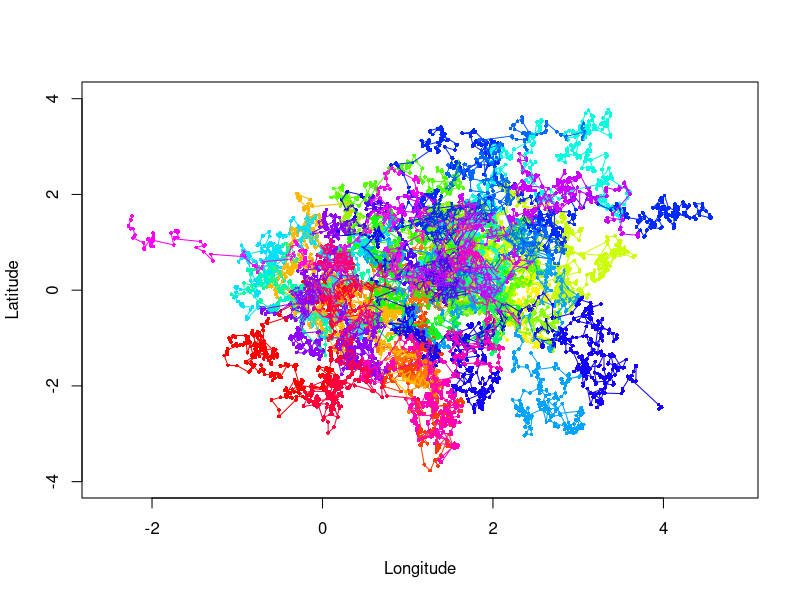

Recreate this plot in R.
###########################################################################################
###########################################################################################
#####                                                                                 #####
##### Create sample data for the PhysMove R Package                                   #####
##### Last updated: June 2023                                                         #####
#####                                                                                 #####
###########################################################################################
###########################################################################################

# Calculate random telemetry data where displacement lengths follow an exponential distribution,
# evidence of directed motion, and high intraspecific variation

# Set track parameters
n.tracks <- 25 # how many tracks do you want to make?
lambda <- 0.125 # exponential exponent for all tracks
distmin <- 2.5e-1 # minimum distance in km

# Turning angles (forward, backwards, and random angles must sum to 1)
directedforward <- 0.3 # percent of angles showing forward directed movement - this ends up being
# split into 330-360 and 0-30 degree angles below
directedbackward <- 0.3 # percent of angles showing backward directed movement
random <- 0.4 # percent of angles showing random movement

# Tagging location
set.seed(1)
startLatRange <- stats::runif(n.tracks,0,2) # random tagging location between 0-2 deg latitude
set.seed(2) # stop lat and long from having identical values
startLonRange <- stats::runif(n.tracks,0,2) # random tagging location between 0-2 deg longitude

#startLonRange <- startLatRange <- rep (0, n.tracks) # To experiment with all tags starting at (0,0)

# Tagging dates
set.seed(1)
dates <- sample(seq(as.POSIXct('2015-01-01 12:00:00'), as.POSIXct('2020-01-01 24:00:00'),
                    by="day"), n.tracks)

# Create dataframe
tracks <- data.frame("ref"=0,"lon"=startLonRange[1],"lat"=startLatRange[1],"day"=dates[1]) # initialize data frame

# Number of locations per track
set.seed(1)
samplesize <- floor(stats::runif(n.tracks,200,1000)) # how many locations is the track going to have
# default is: min 200 and max 1000

# Parameters needed to create location data
Radius <- 6371 # Earth Radius in km (displacements are in km)
rad <- 3.141592653589793/180 # Python has more digits of pi than R, so value pasted here instead of "pi"

# Create tracks with parameters set above
i=1
for (i in 1:n.tracks){ # for each track
  set.seed(1)

  r <- stats::runif(samplesize[i]-1,0,1) # create i displacements based on a uniform distribution between 0-1
  # exp_x <- r # If you want to folllow a uniform dist instead of an exponential 
  exp_x <- distmin-(1/lambda)*log(1-r) # convert displacements to an exponential distribution with an xmin

  # calculate angles
  set.seed(1)
  directedForwardAngle1 <- round(stats::runif((ceiling((directedforward/2)*samplesize[i])),330,360),2)
  set.seed(1)
  directedForwardAngle2 <- round(stats::runif((ceiling((directedforward/2)*samplesize[i])),0,30),2)
  set.seed(1)
  directedBackwardAngle <- round(stats::runif((ceiling((directedbackward)*samplesize[i])),150,210),2)
  set.seed(1)
  randomAngle <- stats::runif(ceiling((random*samplesize[i])),0,360)

  # combine angles in vector
  angles <- c(directedForwardAngle1,directedForwardAngle2,directedBackwardAngle,randomAngle)
  set.seed(1)
  # randomize the order of the angles, if  rounding during "calculate angles" caused too many angles
  # this will correct it
  angles <- sample(angles,samplesize[i])
  tracks <- rbind(tracks,c(data.frame("ref"=rep(i,samplesize[i]),"lon"=rep(startLonRange[i],samplesize[i]),"lat"=rep(startLatRange[i],samplesize[i]),
                                          "day"=rep(dates[i],samplesize[i]))))
  if (i==1){ # start position for dataframe
    startRow <- 1
  } else {
    startRow <- sum(samplesize[1:i-1])+1
  }

  j=1
  for (j in 1:(samplesize[i]-1)){ # for each new location in each track
    d <- exp_x[j] # random displacement from exp dist
    a <- angles[j]*(rad) # random angle from those created previously
    lat1 <- tracks$lat[startRow+j]*(rad) # convert current lat location to radians
    long1 <- tracks$lon[startRow+j]*(rad) # convert current long location to radians
    # calculate new lat in radians based on angle and distance
    lat2 <- asin(sin(lat1)*cos(d/Radius) + cos(lat1)*sin(d/Radius)*cos(a))
    # calculate new long in radians based on angle and distance
    long2 <- long1 + atan2(sin(a)*sin(d/Radius)*cos(lat1),cos(d/Radius)-sin(lat1)*sin(lat2))
    tracks$lon[startRow+j+1] <- long2/rad # convert to degrees and save in dataframe
    tracks$lat[startRow+j+1] <- lat2/rad # convert to degrees and save in dataframe
    # Advance time by 1 day
    tracks$day[startRow+j+1] <- tracks$day[startRow+j]+(24*60*60)
  }
}
tracks <- tracks[-1,] # remove starting row
row.names(tracks) <- 1:nrow(tracks) # rename rows 1:n

# Plot tracks
cols <- data.frame(
  col = grDevices::rainbow(length(unique(tracks$ref))),
  id = unique(tracks$ref)
)

with(tracks, {
  plot(lon,lat,pch = 16, col = cols$col[match(ref, cols$id)], type = "p",
       ylim=c(min(lat)-0.25,max(lat)+0.25),xlim=c(min(lon)-0.25,max(lon)+0.25),cex=0.5,
       ylab="Latitude", xlab="Longitude")
  for (l in unique(ref)) {
    # print(cols$col[match(l, cols$id)])
    graphics::lines(lon[ref == l], lat[ref == l], type = "l", col = cols$col[match(l, cols$id)])
  }
})

rm(list=ls()[! ls() %in% c("tracks")]) # remove temporary vectors etc

##################################
## Set working directory and save
##################################
# setwd()
save(tracks, file = "tracks.RData")
